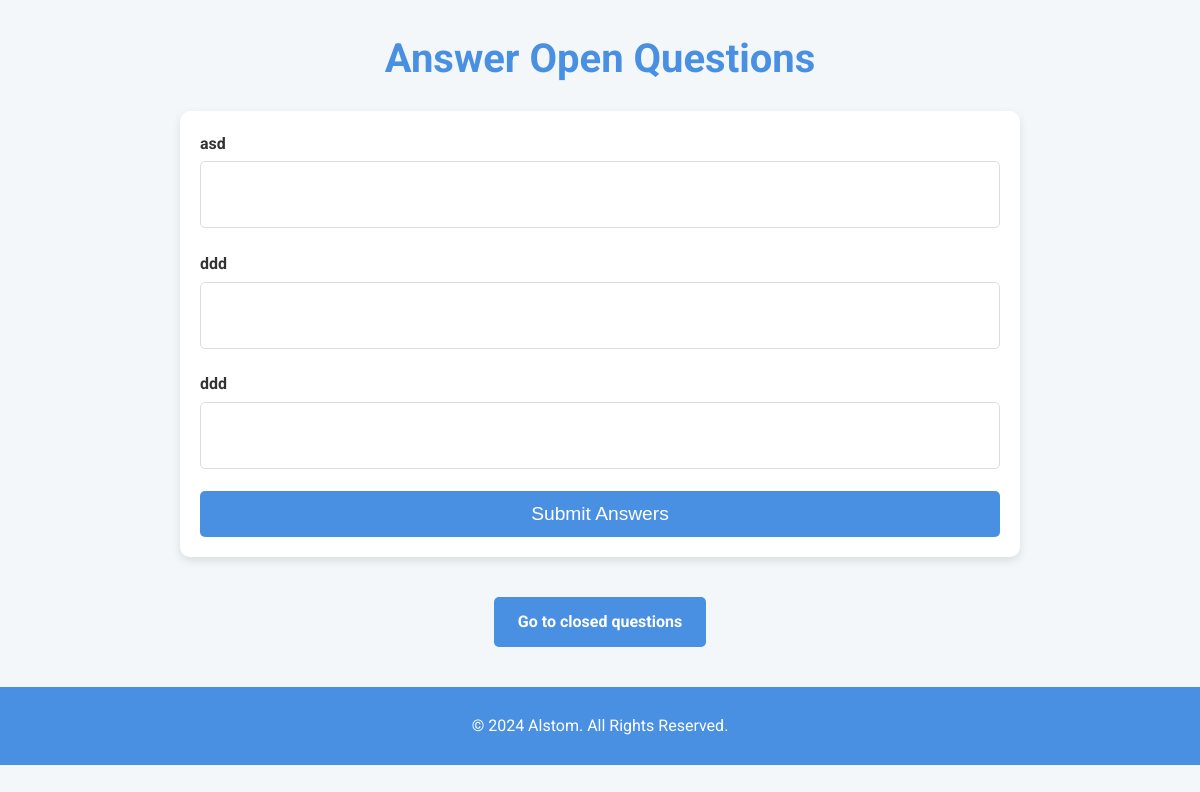
The page /open_questions (signed in) on the database as committed earlier.
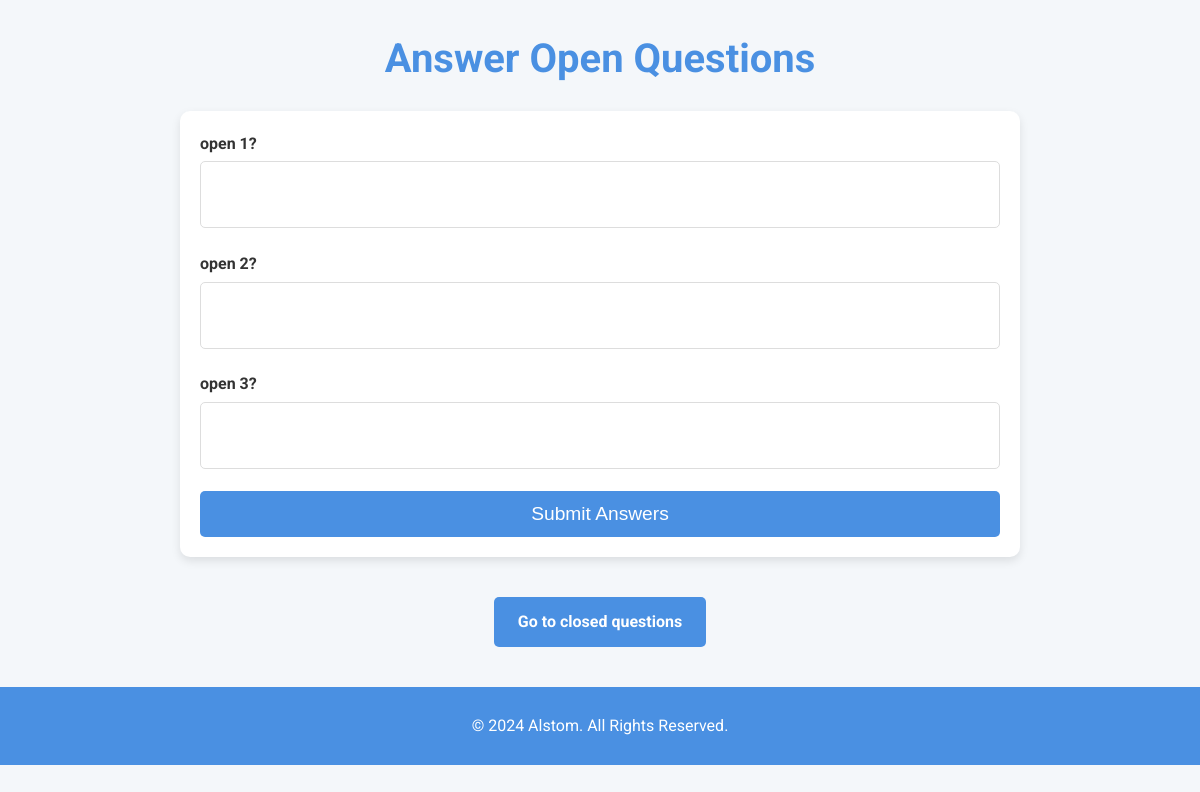
The same page on the database as committed later.
### app.py (models this page shows)
class OpenQuestion(db.Model):
    __tablename__ = 'open_questions'
    id = db.Column(db.Integer, primary_key=True)
    text = db.Column(db.Text, nullable=False)  # The question text
    created_at = db.Column(db.DateTime, default=datetime.datetime.utcnow)

### app.py (the view)
@app.route('/open_questions', methods=['GET', 'POST'], endpoint='open_questions')
@login_required
def answer_open_questions():
    questions_list = OpenQuestion.query.all()
    has_voted = UserOpenAnswer.query.filter_by(user_id=current_user.id).first()
    if has_voted:
        return redirect(url_for('already_voted'))
    if not questions_list:
        flash('No questions available!', 'warning')
        return render_template('return_later.html', form=None, questions=questions_list)
    form = OpenQuestionsForm()
    if request.method == 'POST':
        for question in questions_list:
            user_answer = request.form.get(f'questions-{question.id}-answer', "")
            question_form = UserAnswerForm(answer=user_answer)
            form.questions.append_entry(question_form)
        if form.validate_on_submit():
            try:
                for question in questions_list:
                    user_answer = form.questions[question.id - 1].answer.data
                    if not user_answer:
                        user_answer = "No answer provided."
                    answer_entry = UserOpenAnswer(
                        question_id=question.id,
                        user_id=current_user.id,
                        answer=user_answer,
                    )
                    db.session.add(answer_entry)
                db.session.commit()
                flash('Your answers have been submitted!', 'success')
                return redirect(url_for('already_voted'))
            except Exception as e:
                db.session.rollback()
                flash(f"An error occurred: {e}", 'danger')
        else:
            flash('Please answer all questions before submitting.', 'danger')
            print("Form submission failed, validation errors:", form.errors)
    else:
        for question in questions_list:
            form.questions.append_entry(UserAnswerForm())
    return render_template('open_questions.html', form=form, questions=questions_list, enumerate=enumerate)

### app.py
class OpenQuestionsForm(FlaskForm):
    questions = FieldList(FormField(UserAnswerForm), min_entries=0)

class UserAnswerForm(FlaskForm):
    answer = TextAreaField('Answer', validators=[DataRequired()])

### app.py (called while the page is built)
@login_manager.user_loader
def load_user(user_id):
    return db.session.get(User, int(user_id))

### templates/open_questions.html (shortened to what this page needs)
<!DOCTYPE html>
<html lang="en">
<head>
</head>
<body>
    <h1>Answer Open Questions</h1>
    <form method="POST" autocomplete="off">
        {% for question in questions %}
            <div class="form-group">
                <label for="question-{{ question.id }}">{{ question.text }}</label>
                <textarea id="question-{{ question.id }}" name="questions-{{ question.id }}-answer" rows="3" cols="50" autocomplete="off"></textarea>
            </div>
        {% endfor %}
        <button type="submit" class="btn btn-primary">Submit Answers</button>
    </form>
    <div class="questions-container">
        <a href="{{ url_for('questions') }}">Go to closed questions</a>
    </div>
    <footer>
        <p>&copy; 2024 Alstom. All Rights Reserved.</p>
    </footer>
</body>
</html>

Rows that differ between the two databases and show on the page:
removed OpenQuestion: text "asd"
removed OpenQuestion: text "ddd"
removed OpenQuestion: text "ddd"
added OpenQuestion: text "open 1?"
added OpenQuestion: text "open 2?"
added OpenQuestion: text "open 3?"
